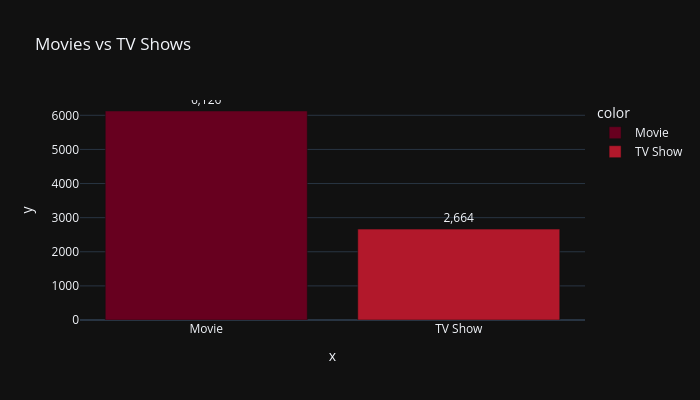

Notebook cell for this chart:
### Code cell
counts = df["type"].value_counts()

fig = px.bar(
    x=counts.index, y=counts.values,
    color=counts.index,
    color_discrete_sequence=px.colors.sequential.RdBu,
    template="plotly_dark",
    height=400, width=700,
    title="Movies vs TV Shows"
)

fig.update_traces(texttemplate="%{y:,}", textposition="outside")
fig.write_html("../outputs/content_comparison.html")
fig.show()

### Figure 1 — Plotly figure (JSON) as saved in the notebook; plotly's stock layout.template omitted (floating-point values rounded to 4 significant figures)
{"data": [{"hovertemplate": "color=Movie<br>x=%{x}<br>y=%{y}<extra></extra>", "legendgroup": "Movie", "marker": {"color": "rgb(103,0,31)", "pattern": {"shape": ""}}, "name": "Movie", "orientation": "v", "showlegend": true, "textposition": "outside", "texttemplate": "%{y:,}", "type": "bar", "x": ["Movie"], "xaxis": "x", "y": [6126], "yaxis": "y"}, {"hovertemplate": "color=TV Show<br>x=%{x}<br>y=%{y}<extra></extra>", "legendgroup": "TV Show", "marker": {"color": "rgb(178,24,43)", "pattern": {"shape": ""}}, "name": "TV Show", "orientation": "v", "showlegend": true, "textposition": "outside", "texttemplate": "%{y:,}", "type": "bar", "x": ["TV Show"], "xaxis": "x", "y": [2664], "yaxis": "y"}], "layout": {"barmode": "relative", "height": 400, "legend": {"title": {"text": "color"}, "tracegroupgap": 0}, "title": {"text": "Movies vs TV Shows"}, "width": 700, "xaxis": {"anchor": "y", "domain": [0, 1], "title": {"text": "x"}}, "yaxis": {"anchor": "x", "domain": [0, 1], "title": {"text": "y"}}}}
